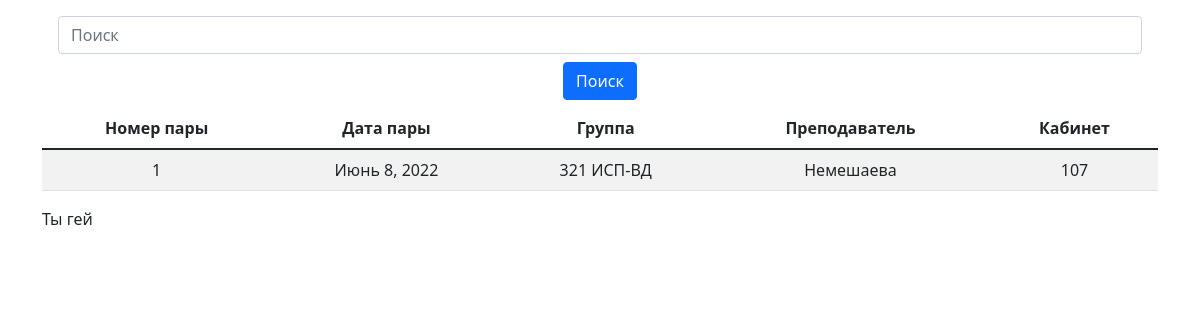
The page / on the database its author committed.
### Schedule/models.py (models this page shows, shortened)
class TimeTable(models.Model):
    number = models.PositiveSmallIntegerField("Номер пары", default=1)
    date = models.DateField("Дата пары")
    teacher = models.ForeignKey(Teacher, verbose_name="Преподаватель", on_delete=models.CASCADE)
    group = models.ForeignKey(Group, verbose_name="Группа", on_delete=models.CASCADE)
    cabinet = models.ForeignKey(Cabinet, verbose_name="Кабинет", on_delete=models.CASCADE)
    reduction = models.BooleanField("Сокращенный день?", default=False)
    class Meta:
        verbose_name = "Расписание"
        verbose_name_plural = "Расписание"

class Group(models.Model):
    group_name = models.CharField("Группа", max_length=20)
    class Meta:
        verbose_name = "Группа"
        verbose_name_plural = "Группы"

class Teacher(models.Model):
    first_name = models.CharField(verbose_name="Имя", max_length=20)
    last_name = models.CharField(verbose_name="Фамилия", max_length=50)
    middle_name = models.CharField(verbose_name="Отчество", max_length=50)
    class Meta:
        verbose_name = "Преподаватель"
        verbose_name_plural = "Преподаватели"

class Cabinet(models.Model):
    cabinet_name = models.CharField("Кабинет", max_length=20)
    class Meta:
        verbose_name = "Кабинет"
        verbose_name_plural = "Кабинеты"

### Schedule/views.py (the view)
# urls.py: path('', views.LessonsDetail.as_view(), name='lessons_detail'),
class LessonsDetail(views.generic.ListView):
    model = TimeTable
    template_name = 'lessons_list.html'
    def get_queryset(self):
        if self.request.user.is_superuser:
            return TimeTable.objects.all().order_by('-date')
        else:
            return TimeTable.objects.filter(date__range=[datetime.now() - timedelta(days=USER_RANGE_START),
                                                         datetime.now() + timedelta(days=USER_RANGE_END)]).order_by('-date')

### templates/lessons_list.html (shortened to what this page needs)
{% extends 'base.html' %}
{% block content %}
    <div class="row">
        <div class="col text-center">
            <form class="form-row" action="{% url 'lesson_filter' %}" method="get">
                <div class="form-group mx-sm-3 mb-2 mt-3">
                    <input type="text" class="form-control" name="search" placeholder="Поиск">
                </div>
              <button type="submit" class="btn btn-primary mb-2">Поиск</button>
            </form>
            <table class="table table-striped">
              <thead>
                <tr>
                  <th scope="col">Номер пары</th>
                  <th scope="col">Дата пары</th>
                  <th scope="col">Группа</th>
                  <th scope="col">Преподаватель</th>
                  <th scope="col">Кабинет</th>
                </tr>
              </thead>
              <tbody>
                {% for table in timetable_list %}
                    <tr>
                      <td>{{ table.number }}</td>
                      <td>{{ table.date }}</td>
                      <td>{{ table.group.group_name }}</td>
                      <td>{{ table.teacher.last_name }}</td>
                      <td>{{ table.cabinet.cabinet_name }}</td>
                    </tr>
              {% endfor %}
              </tbody>
            </table>
        </div>
    </div>
    Ты гей
{% endblock content %}

### rows shown on the page
TimeTable: number "1", date "Июнь 8, 2022", group.group_name "321 ИСП-ВД", teacher.last_name "Немешаева", cabinet.cabinet_name "107"
